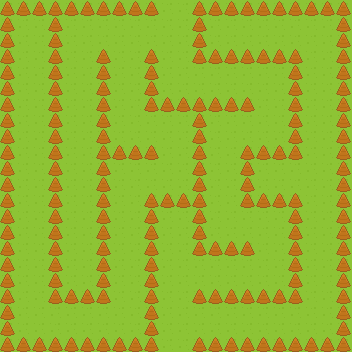

The image is a tile-based game level rendered from a .tmx file. Its description and complete source (layers, tilesets, objects, tile grids) follow:
An orthogonal 22x22 tile map with 16x16 px tiles, 2 tile layers (Tile Layer 1, Tile Layer 2).

<map version="1.0" orientation="orthogonal" renderorder="right-down" width="22" height="22" tilewidth="16" tileheight="16" nextobjectid="1">
 <tileset firstgid="1" name="roguelikeSheet_transparent" tilewidth="16" tileheight="16" spacing="4" tilecount="1767" columns="57">
  <image source="../Spritesheet/roguelikeSheet_transparent.png" width="1136" height="616" />
 </tileset>
 <layer name="Tile Layer 1" width="22" height="22">
  <data encoding="csv">
63,63,63,63,63,63,63,63,63,63,63,63,63,63,63,63,63,63,63,63,63,63,
63,63,63,63,63,63,63,63,63,63,63,63,63,63,63,63,63,63,63,63,63,63,
63,63,63,63,63,63,63,63,63,63,63,63,63,63,63,63,63,63,63,63,63,63,
63,63,63,63,63,63,63,63,63,63,63,63,63,63,63,63,63,63,63,63,63,63,
63,63,63,63,63,63,63,63,63,63,63,63,63,63,63,63,63,63,63,63,63,63,
63,63,63,63,63,63,63,63,63,63,63,63,63,63,63,63,63,63,63,63,63,63,
63,63,63,63,63,63,63,63,63,63,63,63,63,63,63,63,63,63,63,63,63,63,
63,63,63,63,63,63,63,63,63,63,63,63,63,63,63,63,63,63,63,63,63,63,
63,63,63,63,63,63,63,63,63,63,63,63,63,63,63,63,63,63,63,63,63,63,
63,63,63,63,63,63,63,63,63,63,63,63,63,63,63,63,63,63,63,63,63,63,
63,63,63,63,63,63,63,63,63,63,63,63,63,63,63,63,63,63,63,63,63,63,
63,63,63,63,63,63,63,63,63,63,63,63,63,63,63,63,63,63,63,63,63,63,
63,63,63,63,63,63,63,63,63,63,63,63,63,63,63,63,63,63,63,63,63,63,
63,63,63,63,63,63,63,63,63,63,63,63,63,63,63,63,63,63,63,63,63,63,
63,63,63,63,63,63,63,63,63,63,63,63,63,63,63,63,63,63,63,63,63,63,
63,63,63,63,63,63,63,63,63,63,63,63,63,63,63,63,63,63,63,63,63,63,
63,63,63,63,63,63,63,63,63,63,63,63,63,63,63,63,63,63,63,63,63,63,
63,63,63,63,63,63,63,63,63,63,63,63,63,63,63,63,63,63,63,63,63,63,
63,63,63,63,63,63,63,63,63,63,63,63,63,63,63,63,63,63,63,63,63,63,
63,63,63,63,63,63,63,63,63,63,63,63,63,63,63,63,63,63,63,63,63,63,
63,63,63,63,63,63,63,63,63,63,63,63,63,63,63,63,63,63,63,63,63,63,
63,63,63,63,63,63,63,63,63,63,63,63,63,63,63,63,63,63,63,63,63,63
</data>
 </layer>
 <layer name="Tile Layer 2" width="22" height="22">
  <data encoding="csv">
531,531,531,531,531,531,531,531,531,531,0,0,531,531,531,531,531,531,531,531,531,531,
531,0,0,531,0,0,0,0,0,0,0,0,531,0,0,0,0,0,0,0,0,531,
531,0,0,531,0,0,0,0,0,0,0,0,531,0,0,0,0,0,0,0,0,531,
531,0,0,531,0,0,531,0,0,531,0,0,531,531,531,531,531,531,531,0,0,531,
531,0,0,531,0,0,531,0,0,531,0,0,0,0,0,0,0,0,531,0,0,531,
531,0,0,531,0,0,531,0,0,531,0,0,0,0,0,0,0,0,531,0,0,531,
531,0,0,531,0,0,531,0,0,531,531,531,531,531,531,531,0,0,531,0,0,531,
531,0,0,531,0,0,531,0,0,0,0,0,531,0,0,0,0,0,531,0,0,531,
531,0,0,531,0,0,531,0,0,0,0,0,531,0,0,0,0,0,531,0,0,531,
531,0,0,531,0,0,531,531,531,531,0,0,531,0,0,531,531,531,531,0,0,531,
531,0,0,531,0,0,531,0,0,0,0,0,531,0,0,531,0,0,0,0,0,531,
531,0,0,531,0,0,531,0,0,0,0,0,531,0,0,531,0,0,0,0,0,531,
531,0,0,531,0,0,531,0,0,531,531,531,531,0,0,531,531,531,531,0,0,531,
531,0,0,531,0,0,531,0,0,531,0,0,531,0,0,0,0,0,531,0,0,531,
531,0,0,531,0,0,531,0,0,531,0,0,531,0,0,0,0,0,531,0,0,531,
531,0,0,531,0,0,531,0,0,531,0,0,531,531,531,531,0,0,531,0,0,531,
531,0,0,531,0,0,531,0,0,531,0,0,0,0,0,0,0,0,531,0,0,531,
531,0,0,531,0,0,531,0,0,531,0,0,0,0,0,0,0,0,531,0,0,531,
531,0,0,531,531,531,531,0,0,531,0,0,531,531,531,531,531,531,531,0,0,531,
531,0,0,0,0,0,0,0,0,531,0,0,0,0,0,0,0,0,0,0,0,531,
531,0,0,0,0,0,0,0,0,531,0,0,0,0,0,0,0,0,0,0,0,531,
531,531,531,531,531,531,531,531,531,531,0,0,531,531,531,531,531,531,531,531,531,531
</data>
 </layer>
</map>
